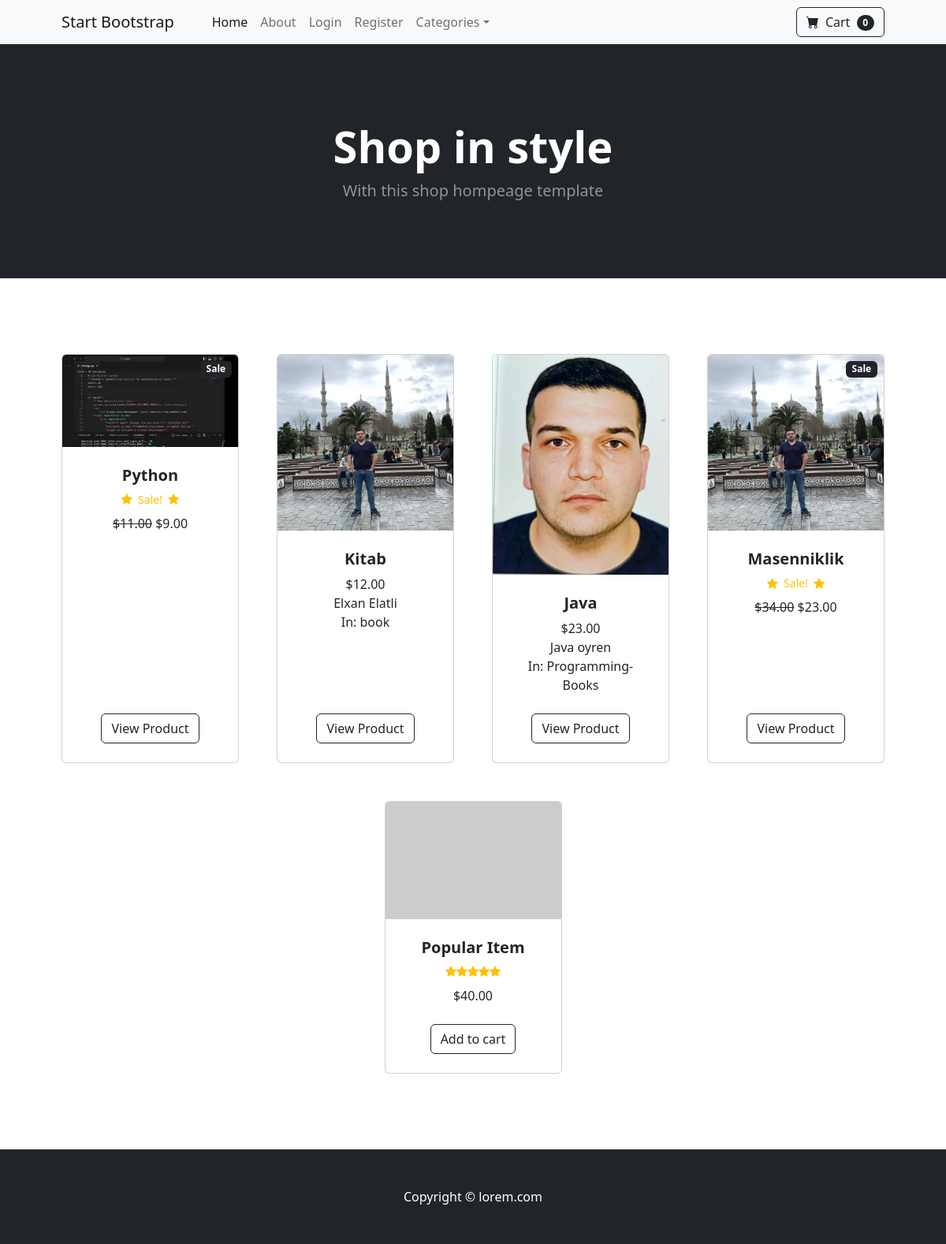
The app's page /, older data.
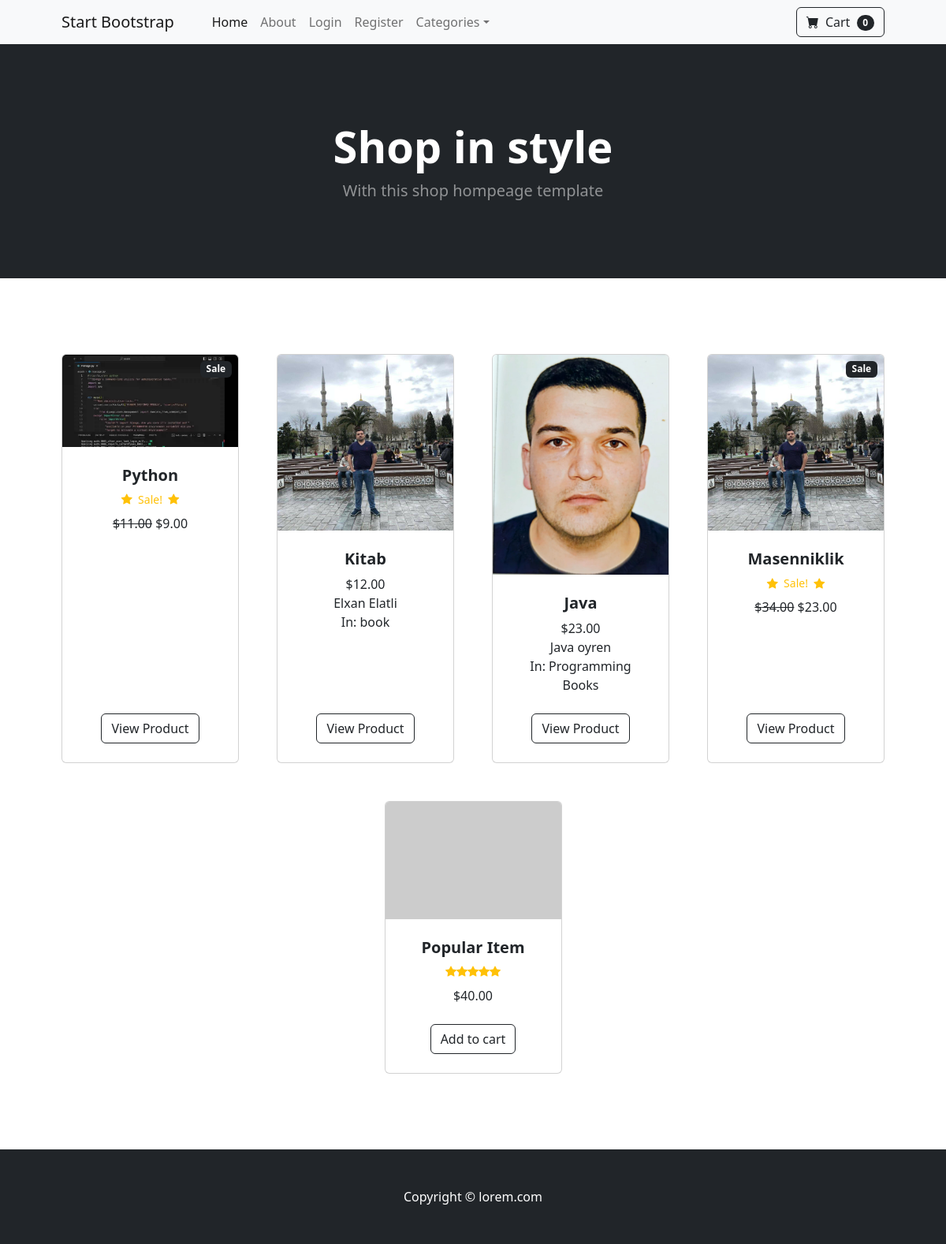
The same page, newer data.
### store/models.py (models this page shows, shortened)
class Product(models.Model):
    name = models.CharField(max_length=100,)
    price = models.DecimalField(default=0,decimal_places=2, max_digits=6)
    category = models.ForeignKey(Category, on_delete=models.CASCADE, default=1)
    description = models.CharField(max_length=250,default='', blank=True,null = True )
    image = models.ImageField(upload_to='uploads/product')
    is_sale = models.BooleanField(default=False)
    sales_price = models.DecimalField(default=0,decimal_places=2,max_digits=6 )

class Category(models.Model):
    name = models.CharField(max_length=50,)
    def __str__(self):
        return self.name
    class Meta:
        verbose_name_plural = 'categories'

### store/views.py (the view)
# urls.py: path('', views.home, name='home'),
def home(request):
    products = Product.objects.all()
    return render(request, 'home.html', {'products':products})

### cart/cart.py (called while the page is built)
    def __len__(self):
        return len(self.cart)

### cart/context_processors.py (called while the page is built)
def cart(request):
    return{'cart': Cart(request)}

### templates/home.html (shortened to what the changed rows need)
{% extends "base.html" %}
{% block content%}
        <header class="bg-dark py-5">
            <div class="container px-4 px-lg-5 my-5">
                <div class="text-center text-white">
                    <h1 class="display-4 fw-bolder">Shop in style</h1>
                </div>
            </div>
        </header>
        <section class="py-5">
            <div class="container px-4 px-lg-5 mt-5">
                <div class="row gx-4 gx-lg-5 row-cols-2 row-cols-md-3 row-cols-xl-4 justify-content-center">
                    {% for product in products %}
                        {% if product.is_sale %}
                         <div class="col mb-5">
                        <div class="card h-100">
                            <div class="badge bg-dark text-white position-absolute" style="top: 0.5rem; right: 0.5rem">Sale</div>
                            <img class="card-img-top" src="{{ product.image.url}}" alt="..." />
                            <div class="card-body p-4">
                                <div class="text-center">
                                    <h5 class="fw-bolder">{{product.name}}</h5>
                                    <div class="d-flex justify-content-center small text-warning mb-2">
                                     <div class="bi-star-fill"></div>&nbsp;&nbsp;Sale!&nbsp;&nbsp;
                                     <div class="bi-star-fill"></div>
                                    </div>
                                    <strike>${{product.price}}</strike>
                                    ${{ product.sales_price }}
                                    <br/>
                                </div>
                            </div>
                            <div class="card-footer p-4 pt-0 border-top-0 bg-transparent">
                                <div class="text-center"><a class="btn btn-outline-dark mt-auto" href="{% url 'product' product.id %}">View Product</a></div>
                            </div>
                        </div>
                    </div>
                        {% else %}
                    <div class="col mb-5">
                        <div class="card h-100">
                            <img class="card-img-top" src="{{ product.image.url}}" alt="..." />
                            <div class="card-body p-4">
                                <div class="text-center">
                                    <h5 class="fw-bolder">{{product.name}}</h5>
                                    ${{product.price}}
                                    <br/>
                                    {{product.description }}
                                    <br/>
                                    In: {{product.category}}
                                </div>
                            </div>
                            <div class="card-footer p-4 pt-0 border-top-0 bg-transparent">
                                <div class="text-center"><a class="btn btn-outline-dark mt-auto" href="{% url 'product' product.id %}">View Product</a></div>
                            </div>
                        </div>
                    </div>
                        {% endif %}
                    {% endfor %}
                </div>
            </div>
        </section>
{% endblock%}

Row changes from the older to the newer data that the page shows:
changed through a linked row, Product "Java": category "Programming-Books" → "Programming Books"
